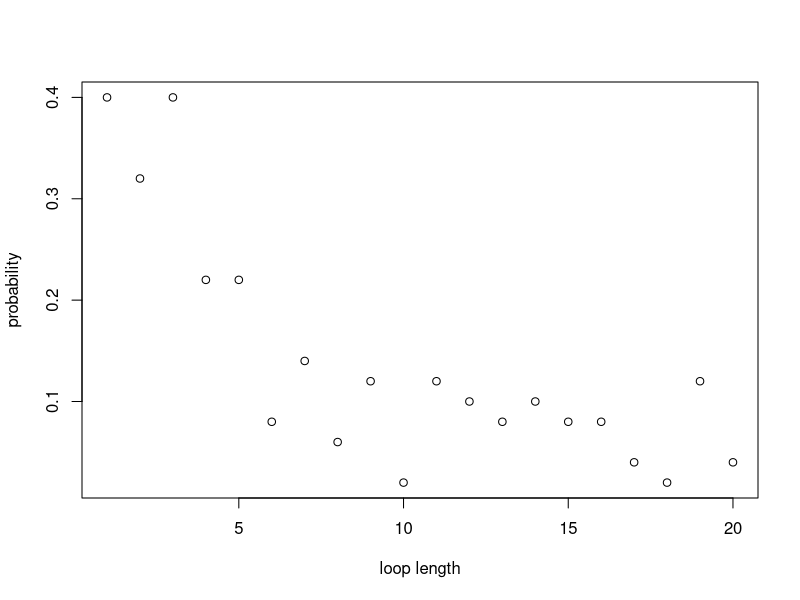

Generate this figure with R:
#### Team Members

#### address of github repo


#### Contributions

#### Overview / summary

#don't define any parameters outside of the functions

Strategy1 <- function(n,k,cards_num) {
  #create an empty vector to store card numbers that have been read
  cards_picked <- rep(0, n) # the prisoner can read at most n cards
  cards_picked[1] <- cards_num[k] # start at the box with his number on it
  #for each of the remaining steps, firstly check whether he has found its number
  #if so, he will stop; if not, he will continue to read cards
  for (b in 2:n) {
    if (cards_picked[b-1] == k) {#if the prisoner k has found his number
      return(TRUE)
      break
    } else {#otherwise prisoner will open the box with number k
      cards_picked[b] <- cards_num[cards_picked[b-1]]
    }
  }
  #check whether he finds his number in the final step
  if (cards_picked[n] != k) { #if the final number is not his number
    return(FALSE)
  } else {#if the final number is equal to his number
    return(TRUE)
  }
}

## Strategy 2

Strategy2 <- function(n,k,cards_num) {
  #create an empty vector to store card numbers that have been read
  cards_picked <- rep(0, n) # the prisoner can read at most n cards
  cards_picked[1] <- sample(cards_num,1)# start at a randomly selected box 
  #for each of the remaining steps, firstly check whether he has found its number
  #if so, he will stop; if not, he will continue to read cards
  for (b in 2:n) {
    if (cards_picked[b-1] == k) {#if the prisoner k has found his number
      return(TRUE)
      break
    } else {#otherwise prisoner will open the box with number k
      cards_picked[b] <- cards_num[cards_picked[b-1]]
    }
  }
  #check whether he finds his number in the final step
  if (cards_picked[n] != k) { #if the final number is not his number
    return(FALSE)
  } else {#if the final number is equal to his number
    return(TRUE)
  }
}


## Strategy 3, selecting n boxes randomly to open. We use sample to get these numbers.

Strategy3 <- function(n,k,cards_num){ # Begin function, using n,k,cards_num parameters to work with Pone and Pall
  cards_picked <- sample(cards_num,n) # Randomly select n boxes from cards_num to open
  if (k %in% cards_num[cards_picked]){ # Check if prisoner number is in any of the boxes selected
    return(TRUE) 
    #cat("The prisoner found their card in box ", match(x,boxes[select_box])) # Uncomment this if running Strategy3 standalone for a success message
  } else { # If prisoner number not in any of the n boxes
    return(FALSE)
    #print("The prisoner did not find their card.") # Uncomment this for a failure message.
  }
} # End function


pone <- function(n,k,strategy,nreps) {
  # create an empty vector to store whether the prisoner k has found his number in each simulation
  success <- rep(0, nreps)
  for (i in 1:nreps) {
    #simulate the order of card numbers
    cards_num <- sample(1:(2*n), 2*n, replace=FALSE)
    success[i] <- strategy(n,k,cards_num)
  }
  #return(success)
  #use 'sum' to count the number of successes or TRUE values
  #show the success probability
  return(sum(success)/nreps)
}

pone(10,1,Strategy1,1000)


#corrected pall function 
pall <- function (n,strategy,nreps) {
  #store outcomes of each simulation (true = success, false = failure)
  num_successes <- rep(1,nreps)
  for (i in 1:nreps){
    #simulates a new room of boxes 
    cards_num <- sample(1 : (2*n), 2*n , replace=FALSE)
    for (k in 1:(2*n)) {
      num_successes[i] <- num_successes[i]*strategy(n,k,cards_num)
    }#end for 
  }#end for 
  #returns the frequentist probability of success for all the prisoners 
  return(sum(num_successes)/nreps)
}




###pone takes args: n,k,strategy,nreps
###individual probs
pone(5,5,Strategy1,10000)
pone(50,50,Strategy1,10000)
#one prisoner & strategy 1: prob success ~ 50%

pone(5,5,Strategy2,10000)
pone(500,500,Strategy2,10000)
#one prisoner & strategy 2: prob success ~40% (n=5) ~37% (n>50)

pone(5,5,Strategy3,10000)
pone(50,50,Strategy3,10000)
#one prisoner & strategy 3: prob success ~50% 


#pall takes args: n,strategy,nreps
#joint probs 
pall(5,Strategy1,10000)
pall(50,Strategy1,10000)
#10 prisoners & strategy 1: prob success ~35%
#100 prisoners & strategy 1: prob success ~30%

pall(5,Strategy2,10000)
pall(50,Strategy2,10000)
#10 prisoners & strategy 2: prob success ~0.01%
#100 prisoners & strategy 2: prob success ~0% (smaller than precision)

pall(5,Strategy3,10000)
pall(50,Strategy3,10000)
#10 prisoners & strategy 3: prob success ~1%
#100 prisoners & strategy 3: prob success ~0% (smaller than precision)


#
#
# Add some commentary about the funky results ;)
#
#


#calculate the probability of loop lengths 

dloop <- function(n, nreps) {
  loop_lengths <- c() #list to store the loop lengths as they are calculated - for the histogram
  for (i in 1:nreps){ 
    #simulate the boxes nreps times 
    boxes <- sample(1 : (2*n), 2*n , replace=FALSE) 
    unopened_boxes <- 1:(2*n)
    
    while (length(unopened_boxes) > 2 ){ #while more than 2 boxes are still closed, indexing breaks down for smaller loops
      #pick the smallest number unopened box and store the value of the card inside 
      cards_picked <- boxes[unopened_boxes[1]]
      #pick your next box according to your last card and scan each closed loop
      for (b in 2:length(unopened_boxes)){ #max loop length is the number of closed boxes
        cards_picked <- c(cards_picked, boxes[cards_picked[b-1]])
      }#end for 
      #add your loop length to your list
      loop_lengths <- c(loop_lengths, length(unique(cards_picked))) 
      #remove the boxes opened 
      unopened_boxes <- setdiff(unopened_boxes,unique(cards_picked))
    } #end while 
    
    # if (length(unopened_boxes) == 2 && boxes[unopened_boxes[1]] == unopened_boxes[2] ) {
    #  #we have found a 2 item long loop 
    #  loop_lengths <- c(loop_lengths, 2) 
    # }  else-if (length(unopened_boxes) <= 2 ) {
    #  #we have found either 1 or 2 single item loops
    #  loop_lengths <- c(loop_lengths, rep(1,length(unopened_boxes) )) 
    # }
  } #end for 
  #hist(loop_lengths)
  prob_vec_y <- tabulate(loop_lengths)/nreps
  x_axis <- 1:length(prob_vec_y)
  plot(x_axis, prob_vec_y, xlab = "loop length", ylab = "probability")
  return(prob_vec_y)
}#end function


dloop(10, 50)









